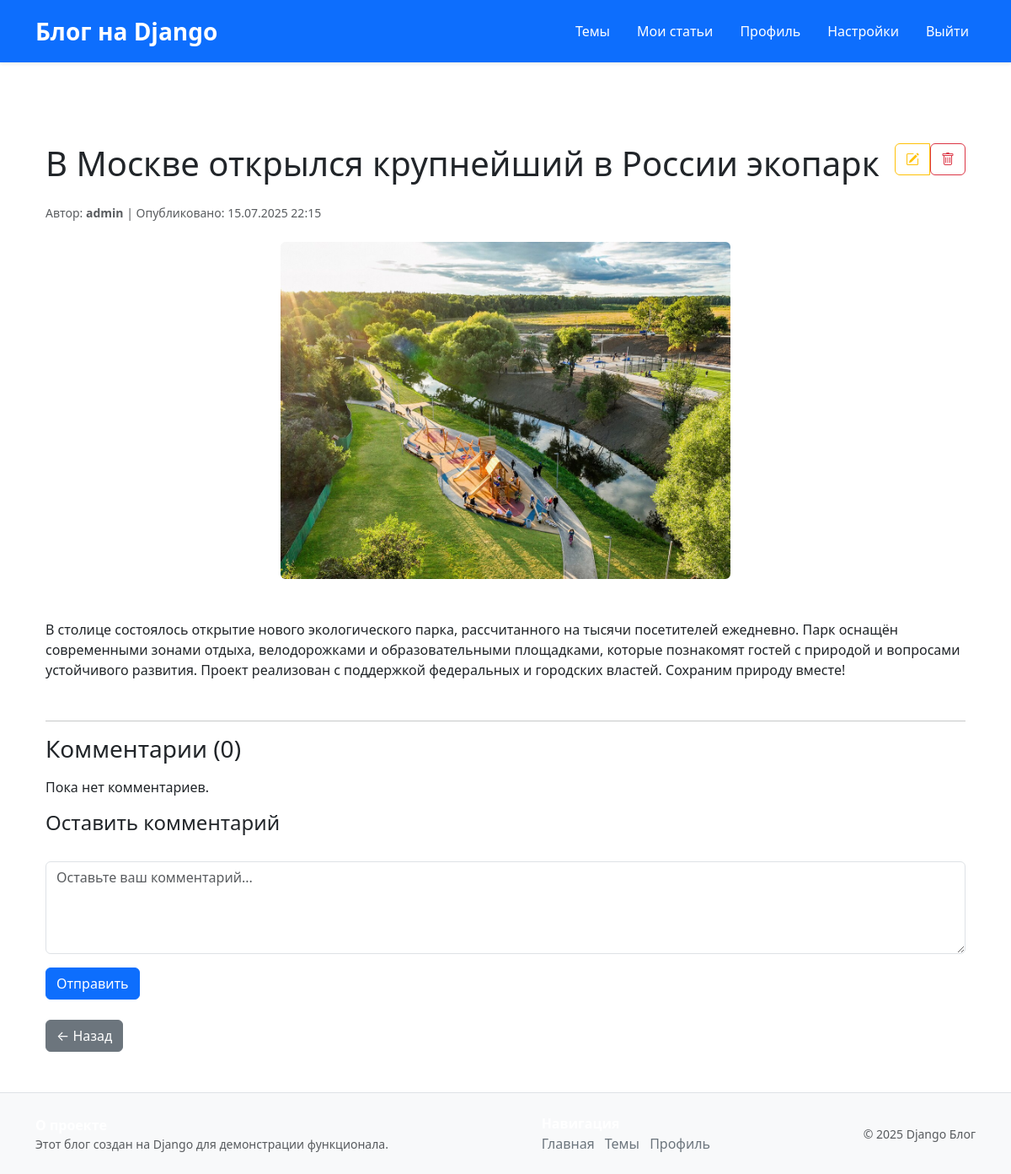
The app's page /post/1/ (signed in) with its own data.
### main/models.py (models this page shows, shortened)
class Post(models.Model):
    title = models.CharField(max_length=200)
    content = models.TextField()
    author = models.ForeignKey(User, on_delete=models.CASCADE)
    category = models.ForeignKey(Category, on_delete=models.SET_NULL, null=True)
    published_date = models.DateTimeField(auto_now_add=True)
    image = models.ImageField(upload_to='posts/', null=True, blank=True)
    is_published = models.BooleanField(default=True)

### main/views.py (the view)
# urls.py: path('post/<int:pk>/', views.post_detail, name='post_detail'),
def post_detail(request, pk):
    post = get_object_or_404(Post, pk=pk)
    comments = Comment.objects.filter(post=post)
    if request.method == 'POST':
        form = CommentForm(request.POST)
        if form.is_valid():
            comment = form.save(commit=False)
            comment.post = post
            comment.author = request.user
            comment.save()
            return redirect('post_detail', pk=post.pk)
    else:
        form = CommentForm()
    return render(request, 'blog/post_detail.html', {
        'post': post,
        'comments': comments,
        'form': form
    })

### main/forms.py
class CommentForm(forms.ModelForm):
    class Meta:
        model = Comment
        fields = ['text']
        widgets = {
            'text': forms.Textarea(attrs={
                'class': 'form-control',
                'rows': 4,
                'placeholder': _('Оставьте ваш комментарий...')
            })
        }
        labels = {
            'text': ''
        }

### project/context_processors.py (called while the page is built)
def theme_context(request):
    if request.user.is_authenticated:
        settings_obj, _ = Settings.objects.get_or_create(user=request.user)
        return {'user_theme': settings_obj.theme}
    return {'user_theme': 'light'}

### main/templates/blog/post_detail.html (shortened to what this page needs)
{% extends 'base.html' %}
{% block content %}
<div class="container mt-5">
  <div class="d-flex justify-content-between align-items-start mb-3">
    <h1 class="me-3">{{ post.title }}</h1>
    {% if user == post.author %}
      <div class="btn-group">
        <a href="{% url 'post_edit' pk=post.pk %}" class="btn btn-outline-warning" title="Редактировать">
          <i class="bi bi-pencil-square"></i>
        </a>
        <form action="{% url 'post_delete' pk=post.pk %}" method="post" onsubmit="return confirm('Удалить пост?');" style="display:inline;">
          <button type="submit" class="btn btn-outline-danger" title="Удалить">
            <i class="bi bi-trash"></i>
          </button>
        </form>
      </div>
    {% endif %}
  </div>
  <div class="mb-4 text-muted small">
    <span>Автор: <strong>{{ post.author.username }}</strong></span> |
    <span>Опубликовано: {{ post.published_date|date:"d.m.Y H:i" }}</span>
  </div>
  {% if post.image %}
    <div class="mb-4 text-center">
      <img src="{{ post.image.url }}" alt="{{ post.title }}" class="img-fluid rounded" style="max-height: 400px; object-fit: contain;">
    </div>
  {% endif %}
  <article class="mb-5" style="white-space: pre-line;">
    {{ post.content }}
  </article>
  <hr>
  <section>
    <h3 class="mb-3">Комментарии ({{ comments|length }})</h3>
    {% if comments %}
      <div class="list-group mb-4">
        {% for comment in comments %}
          <div class="list-group-item">
            <div class="d-flex justify-content-between mb-1">
              <strong>{{ comment.author.username }}</strong>
              <small class="text-muted">{{ comment.created_at|date:"d.m.Y H:i" }}</small>
            </div>
            <p class="mb-0" style="white-space: pre-line;">{{ comment.text }}</p>
          </div>
        {% endfor %}
      </div>
    {% else %}
      <p>Пока нет комментариев.</p>
    {% endif %}
    {% if user.is_authenticated %}
      <h4>Оставить комментарий</h4>
      <form method="post" novalidate>
        <div class="mb-3">
          {{ form.text }}
        </div>
        <button type="submit" class="btn btn-primary">Отправить</button>
      </form>
    {% else %}
      <p>Чтобы оставить комментарий, пожалуйста, <a href="{% url 'login' %}">войдите в систему</a>.</p>
    {% endif %}
  </section>
  <a href="{% url 'home' %}" class="btn btn-secondary mt-4">← Назад</a>
</div>
{% endblock %}

### static/css/style.css (style rules this page uses)
body.theme-light { --bg-color: #ffffff; --text-color: #212529; --primary-color: #0d6efd; --primary-hover: #0a58ca; --secondary-color: #6c757d; --border-color: #dee2e6; --card-bg: #ffffff; --navbar-bg: #0d6efd; --footer-bg: #343a40; --footer-text: #ffffff; --muted-text: #6c757d; }
body { background-color: var(--bg-color); color: var(--text-color); transition: background-color 0.3s ease, color 0.3s ease; }
a { color: var(--primary-color); text-decoration: none; transition: color 0.2s ease; }
.form-control, .form-select { background-color: var(--card-bg); color: var(--text-color); border-color: var(--border-color); }
.btn-primary { background-color: var(--primary-color); border-color: var(--primary-color); }
.text-muted { color: var(--muted-text) !important; }

### records on screen
Post: title "В Москве открылся крупнейший в России экопарк", author.username "admin", published_date "15.07.2025 22:15", image (picture), content "В столице состоялось открытие нового экологического парка, рассчитанного на тысячи посетителей ежедневно. Парк оснащён современными зонами отдыха, велодорожками и образовательными площадками, которые познакомят гостей с природой и вопросами устойчивого развития. Проект реализован с поддержкой федеральных и городских властей. Сохраним природу вместе!"

### other values on screen
{{ comments|length }} "0"
